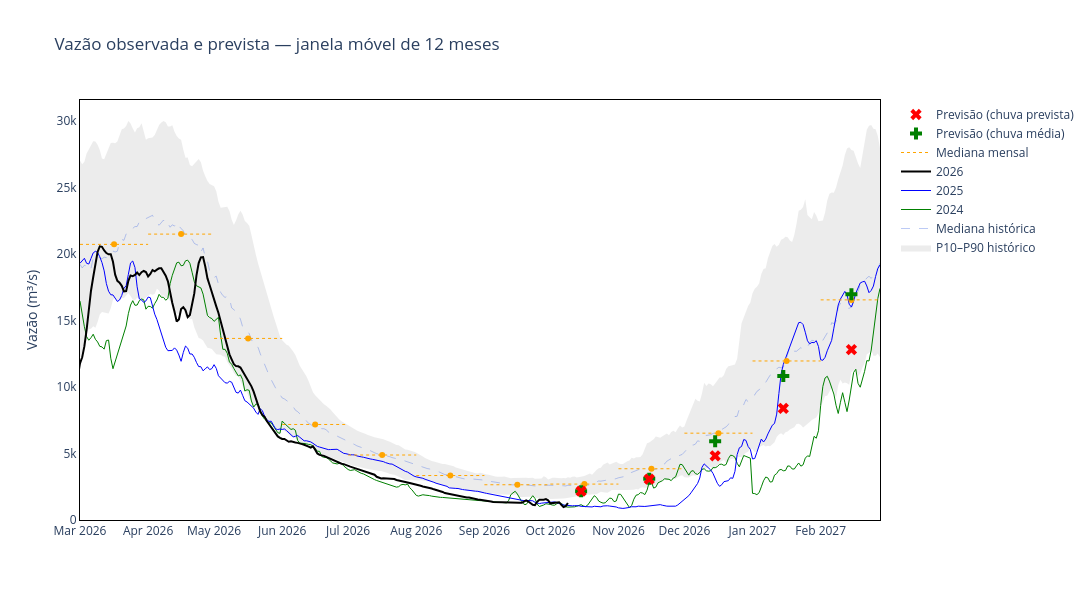

Here is the notebook cell this chart was saved with:
### Code cell
import pandas as pd
import plotly.graph_objects as go

# -------------------------------------------------------
# 1. Rolling 12-month window
# -------------------------------------------------------

n = steps + model.params.act

last_forecast = max(
    fcst_avg_prec.index.max(),
    fcst_fcst_prec.index.max(),
)

end_month = pd.Timestamp(last_forecast).replace(day=1)
start_date = end_month - pd.DateOffset(months=11)
end_date = end_month + pd.offsets.MonthEnd(1)

dates = pd.date_range(start_date, end_date, freq="D")

# -------------------------------------------------------
# 2. Historical daily climatology
# -------------------------------------------------------

grouped = qd.groupby([qd.index.month, qd.index.day])["val"]

stats = pd.DataFrame({
    "median": grouped.median(),
    "p10": grouped.quantile(0.10),
    "p90": grouped.quantile(0.90),
})

# Align historical calendar days to the rolling window
calendar_days = pd.MultiIndex.from_arrays([dates.month, dates.day])

stats = stats.reindex(calendar_days)
stats.index = dates

# -------------------------------------------------------
# 3. Historical statistics
# -------------------------------------------------------

fig = go.Figure()

# P10–P90 envelope
fig.add_scatter(
    x=stats.index,
    y=stats["p10"],
    mode="lines",
    line={"width": 0},
    showlegend=False,
    hoverinfo="skip",
)

fig.add_scatter(
    x=stats.index,
    y=stats["p90"],
    mode="lines",
    name="P10–P90 histórico",
    line={"width": 0},
    fill="tonexty",
    fillcolor="rgba(128,128,128,0.15)",
    hoverinfo="skip",
)

# Historical daily median
fig.add_scatter(
    x=stats.index,
    y=stats["median"],
    mode="lines",
    name="Mediana histórica",
    line={"color": "royalblue", "dash": "dash", "width": 1},
    opacity=0.35,
)

# -------------------------------------------------------
# 4. Historical years (2024 and 2025)
# -------------------------------------------------------

for year, color in [(2024, "green"), (2025, "blue")]:
    s = qd.loc[str(year), "val"].copy()

    # Shift historical dates into rolling window
    mapped_dates = pd.to_datetime([
        f"{start_date.year if d.month >= start_date.month else end_date.year}"
        f"-{d.month:02d}-{d.day:02d}"
        for d in s.index
    ], errors="coerce")

    s.index = mapped_dates

    # Remove invalid dates (e.g. Feb 29) and sort chronologically
    s = s[s.index.notna()].sort_index()

    fig.add_scatter(
        x=s.index,
        y=s.values,
        mode="lines",
        name=str(year),
        line={"color": color, "width": 1},
    )

# -------------------------------------------------------
# 5. Current year observations (actual dates)
# -------------------------------------------------------

current_year = start_date.year

s_current = qd.loc[str(current_year), "val"]

fig.add_scatter(
    x=s_current.index,
    y=s_current.values,
    mode="lines",
    name=str(current_year),
    line={"color": "black", "width": 2},
)

# -------------------------------------------------------
# 6. Historical monthly median
# -------------------------------------------------------

monthly_median = qd.groupby(qd.index.month)["val"].median()

month_starts = pd.date_range(
    start_date,
    end_month + pd.DateOffset(months=1),
    freq="MS",
)

monthly_line_x = []
monthly_line_y = []
monthly_marker_x = []
monthly_marker_y = []

for start, end in zip(month_starts[:-1], month_starts[1:]):
    value = monthly_median.loc[start.month]

    monthly_line_x.extend([start, end, None])
    monthly_line_y.extend([value, value, None])

    monthly_marker_x.append(start + (end - start) / 2)
    monthly_marker_y.append(value)

fig.add_scatter(
    x=monthly_line_x,
    y=monthly_line_y,
    mode="lines",
    name="Mediana mensal",
    line={"color": "orange", "width": 1, "dash": "dot"},
)

fig.add_scatter(
    x=monthly_marker_x,
    y=monthly_marker_y,
    mode="markers",
    marker={"color": "orange", "size": 6},
    showlegend=False,
)

# -------------------------------------------------------
# 7. Hydrological forecasts (actual dates)
# -------------------------------------------------------

fig.add_scatter(
    x=fcst_avg_prec.iloc[-n:].index,
    y=fcst_avg_prec.iloc[-n:].values,
    mode="markers",
    name="Previsão (chuva média)",
    marker={"color": "green", "size": 10, "symbol": "cross"},
)

fig.add_scatter(
    x=fcst_fcst_prec.iloc[-n:].index,
    y=fcst_fcst_prec.iloc[-n:].values,
    mode="markers",
    name="Previsão (chuva prevista)",
    marker={"color": "red", "size": 10, "symbol": "x"},
)

# -------------------------------------------------------
# 8. Layout
# -------------------------------------------------------

fig.update_layout(
    title="Vazão observada e prevista — janela móvel de 12 meses",
    width=1200,
    height=600,
    plot_bgcolor="white",
    paper_bgcolor="white",
    xaxis={
        "title": "",
        "showline": True,
        "linecolor": "black",
        "mirror": True,
        "range": [start_date, end_date],
        "tickformat": "%b %Y",
        "dtick": "M1",
    },
    yaxis={
        "title": "Vazão (m³/s)",
        "showline": True,
        "linecolor": "black",
        "mirror": True,
        "rangemode": "tozero",
    },
    legend={
        "orientation": "v",
        "x": 1.02,
        "y": 1,
    },
)

fig.show()

### Figure 1 — Plotly figure (JSON) as saved in the notebook; plotly's stock layout.template omitted (floating-point values rounded to 4 significant figures; data arrays with more than 128 entries replaced by an {"elided": "..."} marker saying what was removed)
{"data": [{"hoverinfo": "skip", "line": {"width": 0}, "mode": "lines", "showlegend": false, "type": "scatter", "x": {"elided": "365 str values"}, "y": {"elided": "365 float values"}}, {"fill": "tonexty", "fillcolor": "rgba(128,128,128,0.15)", "hoverinfo": "skip", "line": {"width": 0}, "mode": "lines", "name": "P10–P90 histórico", "type": "scatter", "x": {"elided": "365 str values"}, "y": {"elided": "365 float values"}}, {"line": {"color": "royalblue", "dash": "dash", "width": 1}, "mode": "lines", "name": "Mediana histórica", "opacity": 0.35, "type": "scatter", "x": {"elided": "365 str values"}, "y": {"elided": "365 float values"}}, {"line": {"color": "green", "width": 1}, "mode": "lines", "name": "2024", "type": "scatter", "x": {"elided": "365 str values"}, "y": {"elided": "365 float values"}}, {"line": {"color": "blue", "width": 1}, "mode": "lines", "name": "2025", "type": "scatter", "x": {"elided": "365 str values"}, "y": {"elided": "365 float values"}}, {"line": {"color": "black", "width": 2}, "mode": "lines", "name": "2026", "type": "scatter", "x": {"elided": "282 str values"}, "y": {"elided": "282 float values"}}, {"line": {"color": "orange", "dash": "dot", "width": 1}, "mode": "lines", "name": "Mediana mensal", "type": "scatter", "x": ["2026-03-01T00:00:00", "2026-04-01T00:00:00", null, "2026-04-01T00:00:00", "2026-05-01T00:00:00", null, "2026-05-01T00:00:00", "2026-06-01T00:00:00", null, "2026-06-01T00:00:00", "2026-07-01T00:00:00", null, "2026-07-01T00:00:00", "2026-08-01T00:00:00", null, "2026-08-01T00:00:00", "2026-09-01T00:00:00", null, "2026-09-01T00:00:00", "2026-10-01T00:00:00", null, "2026-10-01T00:00:00", "2026-11-01T00:00:00", null, "2026-11-01T00:00:00", "2026-12-01T00:00:00", null, "2026-12-01T00:00:00", "2027-01-01T00:00:00", null, "2027-01-01T00:00:00", "2027-02-01T00:00:00", null, "2027-02-01T00:00:00", "2027-03-01T00:00:00", null], "y": [20740.0, 20740.0, null, 21510.0, 21510.0, null, 13660.0, 13660.0, null, 7187.0, 7187.0, null, 4890.0, 4890.0, null, 3345.0, 3345.0, null, 2651.0, 2651.0, null, 2702.0, 2702.0, null, 3855.0, 3855.0, null, 6532.0, 6532.0, null, 11960.0, 11960.0, null, 16560.0, 16560.0, null]}, {"marker": {"color": "orange", "size": 6}, "mode": "markers", "showlegend": false, "type": "scatter", "x": ["2026-03-16T12:00:00", "2026-04-16T00:00:00", "2026-05-16T12:00:00", "2026-06-16T00:00:00", "2026-07-16T12:00:00", "2026-08-16T12:00:00", "2026-09-16T00:00:00", "2026-10-16T12:00:00", "2026-11-16T00:00:00", "2026-12-16T12:00:00", "2027-01-16T12:00:00", "2027-02-15T00:00:00"], "y": [20740.0, 21510.0, 13660.0, 7187.0, 4890.0, 3345.0, 2651.0, 2702.0, 3855.0, 6532.0, 11960.0, 16560.0]}, {"marker": {"color": "green", "size": 10, "symbol": "cross"}, "mode": "markers", "name": "Previsão (chuva média)", "type": "scatter", "x": ["2026-10-15T00:00:00.000000000", "2026-11-15T00:00:00.000000000", "2026-12-15T00:00:00.000000000", "2027-01-15T00:00:00.000000000", "2027-02-15T00:00:00.000000000"], "y": [2166.0, 3103.0, 5922.0, 10830.0, 16990.0]}, {"marker": {"color": "red", "size": 10, "symbol": "x"}, "mode": "markers", "name": "Previsão (chuva prevista)", "type": "scatter", "x": ["2026-10-15T00:00:00.000000000", "2026-11-15T00:00:00.000000000", "2026-12-15T00:00:00.000000000", "2027-01-15T00:00:00.000000000", "2027-02-15T00:00:00.000000000"], "y": [2166.0, 3071.0, 4829.0, 8396.0, 12820.0]}], "layout": {"height": 600, "legend": {"orientation": "v", "x": 1.02, "y": 1}, "paper_bgcolor": "white", "plot_bgcolor": "white", "title": {"text": "Vazão observada e prevista — janela móvel de 12 meses"}, "width": 1200, "xaxis": {"dtick": "M1", "linecolor": "black", "mirror": true, "range": ["2026-03-01T00:00:00", "2027-02-28T00:00:00"], "showline": true, "tickformat": "%b %Y", "title": {"text": ""}}, "yaxis": {"linecolor": "black", "mirror": true, "rangemode": "tozero", "showline": true, "title": {"text": "Vazão (m³/s)"}}}}
